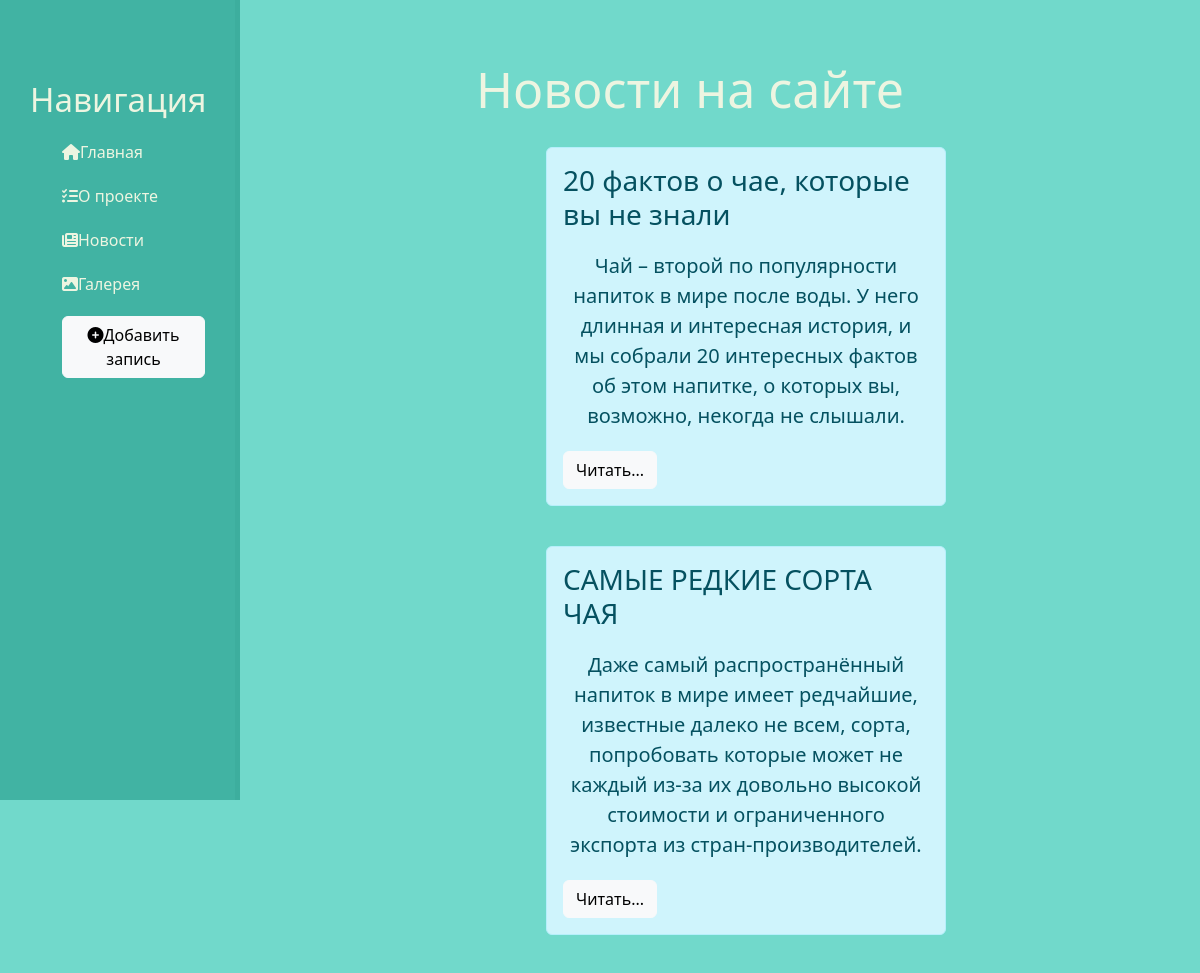
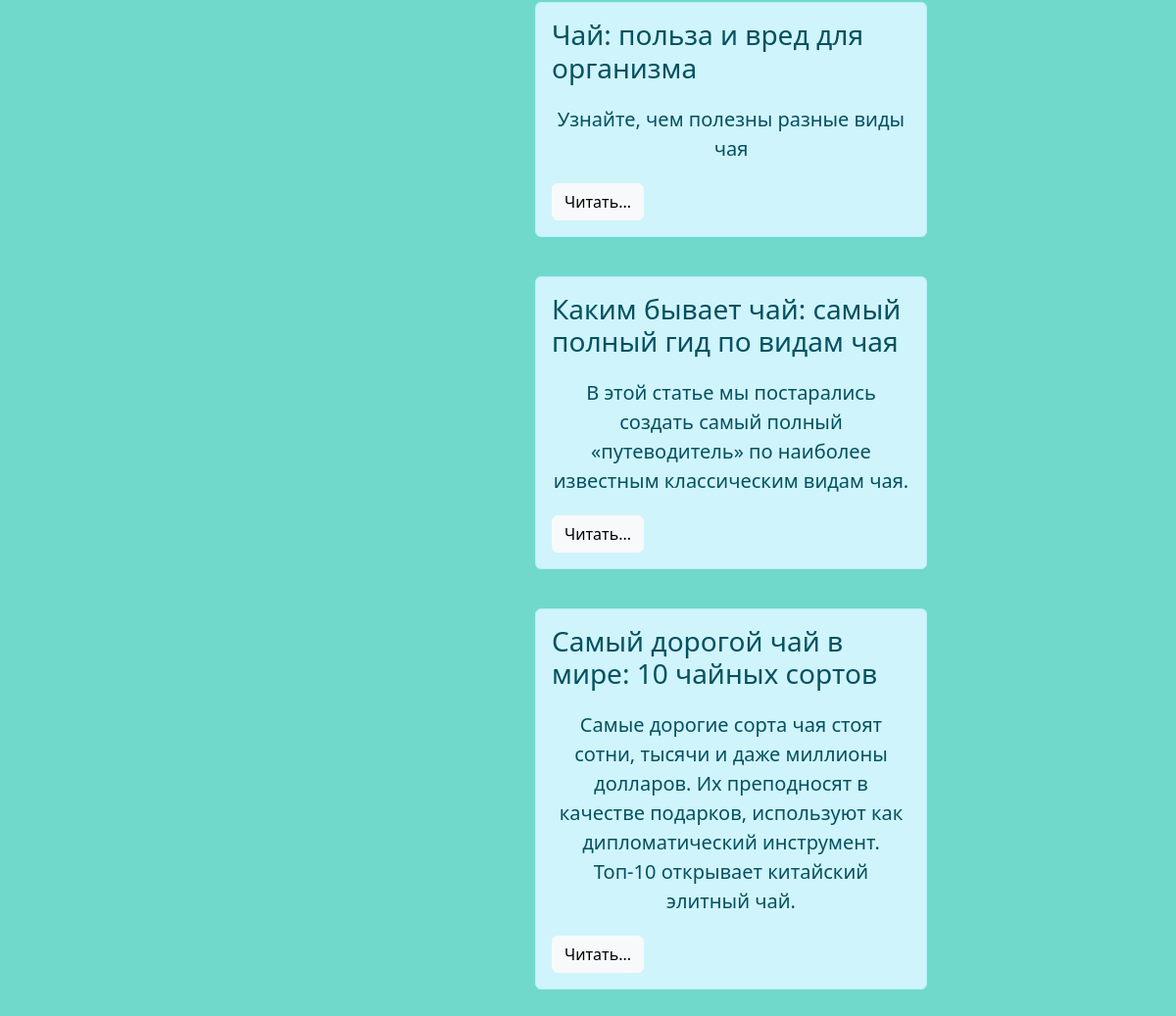
Page /news/ on the committed database (2 pictures, top to bottom).
### news/models.py (models this page shows, shortened)
class Articles(models.Model):
    title = models.CharField('Название', max_length=50)
    anons = models.CharField('Анонс', max_length=250)
    full_text = models.TextField('Статья')
    date = models.DateTimeField('Дата публикации')
    class Meta:
        verbose_name = 'Новость'
        verbose_name_plural = 'Новости'

### news/views.py (the view)
# urls.py: path('', views.news_home, name='news_home'),
def news_home(request):
    news = Articles.objects.order_by('-date')
    return render(request, 'news/news_home.html', {'news': news})

### news/templates/news/news_home.html (shortened to what this page needs)
{% extends 'main/layout.html' %}
{% block content %}
    <div class="features">
        <h1>Новости на сайте</h1>
        {% if news %}
            {% for el in news %}
                <div class="alert alert-info">
                    <h3>{{ el.title }}</h3>
                    <p>{{ el.anons }}</p>
                    <a href="{% url 'news-detail' el.id %}" class="btn btn-light">Читать...</a>
                </div>
            {% endfor %}
        {% else %}
            <p>У вас нет записей.</p>
        {% endif %}
    </div>
{% endblock %}

### main/templates/main/layout.html (shortened to what this page needs)
{% load static %}
<!DOCTYPE html>
<html lang="en">
<head>
    <link rel="stylesheet" href="https://cdn.jsdelivr.net/npm/bootstrap@5.2.3/dist/css/bootstrap.min.css">
    <link rel="stylesheet" href="{% static 'main/css/main.css' %}">
    <link rel="stylesheet" href="https://use.fontawesome.com/releases/v6.2.1/css/all.css">
</head>
<body>
    <aside>
        <h3>Навигация</h3>
        <ul>
            <a href="{% url 'home' %}"><li><i class="fa-solid fa-house"></i></i>Главная</li></a>
            <a href="{% url 'about' %}"><li><i class="fa-solid fa-list-check"></i>О проекте</li></a>
            <a href="{% url 'news_home' %}"><li><i class="fa-solid fa-newspaper"></i>Новости</li></a>
            <a href="{% url 'gallery' %}"><li><i class="fa-solid fa-image"></i>Галерея</li></a>
            <a href="{% url 'create' %}"><li><button class="btn btn-light"><i class="fas fa-plus-circle"></i>Добавить запись</button></li></a>
        </ul>
    </aside>
    <main>
        {% block content %}
        {% endblock %}
    </main>
</body>
</html>

### main/static/main/css/main.css (style rules this page uses)
body { background-color: #71D9CB; overflow: auto; }
aside { float: left; background-color: #41B3A3; width: 20%; padding: 2.5% 2.5% 0% 2.5% ; height: 100vh; color: #EDF5E1; border-right: 5px solid #3DAE9E; }
aside h3 { margin-top: 50px; font-size: 33px; }
aside ul { list-style: none }
aside ul li { color: #EDF5E1; display: block; margin-top: 20px; transition: transform .6s ease; }
aside a { text-decoration: none; }
main .features { float: left; color: #EDF5E1; margin-top: 59px; width: 75%; text-align: center; margin-bottom: 59px; }
main .features h1 { font-size: 50px; }
main .features p { max-width: 1000px; margin: 20px auto; font-size: 20px; text-align: center; }
.alert-info { float: left; clear: both; width: 400px; margin: 20px 34%; text-align: left; }

### rows in the picture
Articles: title "20 фактов о чае, которые вы не знали", anons "Чай – второй по популярности напиток в мире после воды. У него длинная и интересная история, и мы собрали 20 интересных фактов об этом напитке, о которых вы, возможно, некогда не слышали."
Articles: title "САМЫЕ РЕДКИЕ СОРТА ЧАЯ", anons "Даже самый распространённый напиток в мире имеет редчайшие, известные далеко не всем, сорта, попробовать которые может не каждый из-за их довольно высокой стоимости и ограниченного экспорта из стран-производителей."
Articles: title "Чай: польза и вред для организма", anons "Узнайте, чем полезны разные виды чая"
Articles: title "Каким бывает чай: самый полный гид по видам чая", anons "В этой статье мы постарались создать самый полный «путеводитель» по наиболее известным классическим видам чая."
Articles: title "Самый дорогой чай в мире: 10 чайных сортов", anons "Самые дорогие сорта чая стоят сотни, тысячи и даже миллионы долларов. Их преподносят в качестве подарков, используют как дипломатический инструмент. Топ-10 открывает китайский элитный чай."
